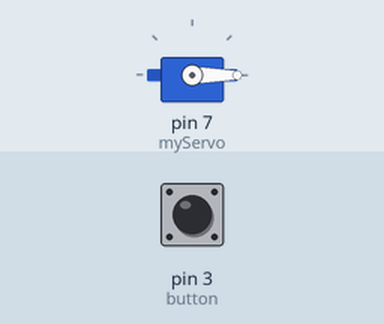
Recording of a sketch running on a simulated Arduino Uno, built with avr-gcc and run on an emulated ATmega328P. Parts: servo. The test bench sets the inputs (shaded band); at power-on: pin 3 (button) HIGH.

Above: at 1.2 s.
1.3 s: pin 3 (button) pulled LOW for 0.25 s
At 2.4 s:
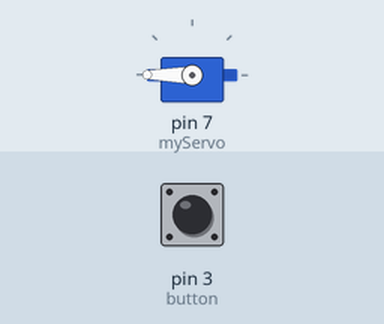
Timing chart, 0 to 4.3 s (numbered marks = the images above; inputs shaded):
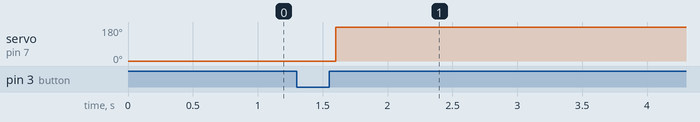

Measured:
- after the input at 1.3 s, servo on pin 7 (myServo): 0° → 180° after 0.30 s

The sketch:

sketch_servo_button.ino
```cpp
#include <Servo.h>

Servo myServo;

bool pressed;
int button = 3;
int state = 0;

void setup() {
  // put your setup code here, to run once:
  myServo.attach(7);
  myServo.write(0);
  pinMode(button, INPUT);
}

void loop() {
  // put your main code here, to run repeatedly:
  pressed = digitalRead(button);
  delay(200);

  if((state == 0) && (pressed == 0))
  {
    myServo.write(180);
    state == 1;
  }
  if((state == 1) && (pressed == 0))
  {
    myServo.write(0);
    state == 0;
  }
}
```
